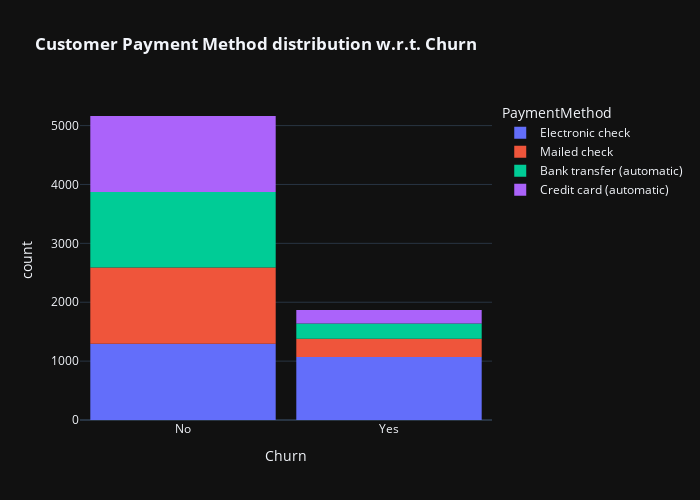

Source (notebook cell):
### Code cell
fig = px.histogram(df, x="Churn", color="PaymentMethod", title="<b>Customer Payment Method distribution w.r.t. Churn</b>")
fig.update_layout(width=700, height=500, bargap=0.1)
fig.show()

### Figure 1 — Plotly figure (JSON) as saved in the notebook; plotly's stock layout.template omitted (floating-point values rounded to 4 significant figures; data arrays with more than 128 entries replaced by an {"elided": "..."} marker saying what was removed)
{"data": [{"alignmentgroup": "True", "bingroup": "x", "hovertemplate": "PaymentMethod=Electronic check<br>Churn=%{x}<br>count=%{y}<extra></extra>", "legendgroup": "Electronic check", "marker": {"color": "#636efa", "pattern": {"shape": ""}}, "name": "Electronic check", "offsetgroup": "Electronic check", "orientation": "v", "showlegend": true, "x": {"elided": "2365 str values"}, "xaxis": "x", "yaxis": "y", "type": "histogram"}, {"alignmentgroup": "True", "bingroup": "x", "hovertemplate": "PaymentMethod=Mailed check<br>Churn=%{x}<br>count=%{y}<extra></extra>", "legendgroup": "Mailed check", "marker": {"color": "#EF553B", "pattern": {"shape": ""}}, "name": "Mailed check", "offsetgroup": "Mailed check", "orientation": "v", "showlegend": true, "x": {"elided": "1604 str values"}, "xaxis": "x", "yaxis": "y", "type": "histogram"}, {"alignmentgroup": "True", "bingroup": "x", "hovertemplate": "PaymentMethod=Bank transfer (automatic)<br>Churn=%{x}<br>count=%{y}<extra></extra>", "legendgroup": "Bank transfer (automatic)", "marker": {"color": "#00cc96", "pattern": {"shape": ""}}, "name": "Bank transfer (automatic)", "offsetgroup": "Bank transfer (automatic)", "orientation": "v", "showlegend": true, "x": {"elided": "1542 str values"}, "xaxis": "x", "yaxis": "y", "type": "histogram"}, {"alignmentgroup": "True", "bingroup": "x", "hovertemplate": "PaymentMethod=Credit card (automatic)<br>Churn=%{x}<br>count=%{y}<extra></extra>", "legendgroup": "Credit card (automatic)", "marker": {"color": "#ab63fa", "pattern": {"shape": ""}}, "name": "Credit card (automatic)", "offsetgroup": "Credit card (automatic)", "orientation": "v", "showlegend": true, "x": {"elided": "1521 str values"}, "xaxis": "x", "yaxis": "y", "type": "histogram"}], "layout": {"xaxis": {"anchor": "y", "domain": [0.0, 1.0], "title": {"text": "Churn"}}, "yaxis": {"anchor": "x", "domain": [0.0, 1.0], "title": {"text": "count"}}, "legend": {"title": {"text": "PaymentMethod"}, "tracegroupgap": 0}, "title": {"text": "<b>Customer Payment Method distribution w.r.t. Churn</b>"}, "barmode": "relative", "width": 700, "height": 500, "bargap": 0.1}}
